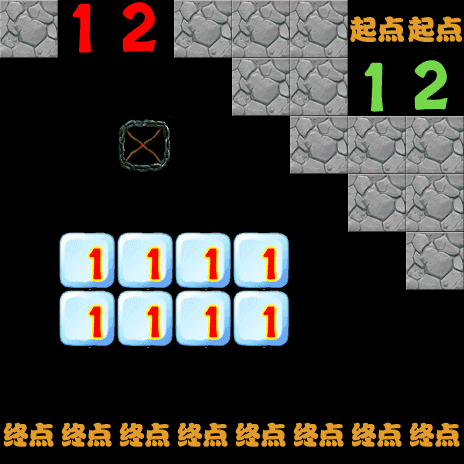

A level layout from a 2D game, rendered from its tile map. Below: a short description, then the map file with tile-grid data replaced by summaries:
An orthogonal 8x8 tile map with 58x58 px tiles, 8 tile layers (1-layer, 2-layer, 3-layer, 4-layer, ...).

<map version="1.0" orientation="orthogonal" renderorder="right-down" width="8" height="8" tilewidth="58" tileheight="58">
 <tileset firstgid="1" name="backgroundBlock" tilewidth="58" tileheight="58">
  <image source="backgroundBlock.png" width="348" height="870" />
 </tileset>
 <layer name="1-layer" width="8" height="8">
  <data>[64 cells, 47 non-empty, 1 distinct tile ids]</data>
 </layer>
 <layer name="2-layer" width="8" height="8">
  <data>[64 cells, 58 non-empty, 1 distinct tile ids]</data>
 </layer>
 <layer name="3-layer" width="8" height="8">
  <data>[64 cells, 43 non-empty, 1 distinct tile ids]</data>
 </layer>
 <layer name="4-layer" width="8" height="8">
  <data>[64 cells, 55 non-empty, 1 distinct tile ids]</data>
 </layer>
 <layer name="5-layer" width="8" height="8">
  <data>[64 cells, 51 non-empty, 5 distinct tile ids]</data>
 </layer>
 <layer name="6-layer" width="8" height="8">
  <data>[64 cells, 60 non-empty, 3 distinct tile ids]</data>
 </layer>
 <layer name="7-layer" width="8" height="8">
  <data>[64 cells, 63 non-empty, 2 distinct tile ids]</data>
 </layer>
 <layer name="8-layer" width="8" height="8">
  <data>[64 cells, 63 non-empty, 3 distinct tile ids]</data>
 </layer>
</map>
